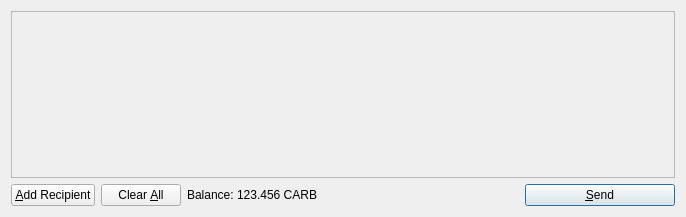
<?xml version="1.0" encoding="UTF-8"?>
<ui version="4.0">
 <class>SendCoinsDialog</class>
 <widget class="QDialog" name="SendCoinsDialog">
  <property name="geometry">
   <rect>
    <x>0</x>
    <y>0</y>
    <width>686</width>
    <height>217</height>
   </rect>
  </property>
  <property name="windowTitle">
   <string>Send Coins</string>
  </property>
  <layout class="QVBoxLayout" name="verticalLayout">
   <item>
    <widget class="QScrollArea" name="scrollArea">
     <property name="widgetResizable">
      <bool>true</bool>
     </property>
     <widget class="QWidget" name="scrollAreaWidgetContents">
      <property name="geometry">
       <rect>
        <x>0</x>
        <y>0</y>
        <width>666</width>
        <height>165</height>
       </rect>
      </property>
      <layout class="QVBoxLayout" name="verticalLayout_2">
       <property name="margin">
        <number>0</number>
       </property>
       <item>
        <layout class="QVBoxLayout" name="entries">
         <property name="spacing">
          <number>6</number>
         </property>
        </layout>
       </item>
       <item>
        <spacer name="verticalSpacer">
         <property name="orientation">
          <enum>Qt::Vertical</enum>
         </property>
         <property name="sizeHint" stdset="0">
          <size>
           <width>20</width>
           <height>40</height>
          </size>
         </property>
        </spacer>
       </item>
      </layout>
     </widget>
    </widget>
   </item>
   <item>
    <layout class="QHBoxLayout" name="horizontalLayout">
     <item>
      <widget class="QPushButton" name="addButton">
       <property name="toolTip">
        <string>Send to multiple recipients at once</string>
       </property>
       <property name="text">
        <string>&amp;Add Recipient</string>
       </property>
       <property name="icon">
        <iconset resource="../bitcoin.qrc">
         <normaloff>:/icons/add</normaloff>:/icons/add</iconset>
       </property>
       <property name="autoDefault">
        <bool>false</bool>
       </property>
      </widget>
     </item>
     <item>
      <widget class="QPushButton" name="clearButton">
       <property name="sizePolicy">
        <sizepolicy hsizetype="Minimum" vsizetype="Fixed">
         <horstretch>0</horstretch>
         <verstretch>0</verstretch>
        </sizepolicy>
       </property>
       <property name="toolTip">
        <string>Remove all transaction fields</string>
       </property>
       <property name="text">
        <string>Clear &amp;All</string>
       </property>
       <property name="icon">
        <iconset resource="../bitcoin.qrc">
         <normaloff>:/icons/remove</normaloff>:/icons/remove</iconset>
       </property>
       <property name="autoRepeatDelay">
        <number>300</number>
       </property>
       <property name="autoDefault">
        <bool>false</bool>
       </property>
      </widget>
     </item>
     <item>
      <layout class="QHBoxLayout" name="horizontalLayout_2">
       <property name="spacing">
        <number>3</number>
       </property>
       <item>
        <widget class="QLabel" name="label">
         <property name="text">
          <string>Balance:</string>
         </property>
        </widget>
       </item>
       <item>
        <widget class="QLabel" name="labelBalance">
         <property name="cursor">
          <cursorShape>IBeamCursor</cursorShape>
         </property>
         <property name="text">
          <string>123.456 CARB</string>
         </property>
         <property name="textInteractionFlags">
          <set>Qt::LinksAccessibleByMouse|Qt::TextSelectableByKeyboard|Qt::TextSelectableByMouse</set>
         </property>
        </widget>
       </item>
      </layout>
     </item>
     <item>
      <spacer name="horizontalSpacer">
       <property name="orientation">
        <enum>Qt::Horizontal</enum>
       </property>
       <property name="sizeHint" stdset="0">
        <size>
         <width>40</width>
         <height>20</height>
        </size>
       </property>
      </spacer>
     </item>
     <item>
      <widget class="QPushButton" name="sendButton">
       <property name="minimumSize">
        <size>
         <width>150</width>
         <height>0</height>
        </size>
       </property>
       <property name="toolTip">
        <string>Confirm the send action</string>
       </property>
       <property name="text">
        <string>&amp;Send</string>
       </property>
       <property name="icon">
        <iconset resource="../bitcoin.qrc">
         <normaloff>:/icons/send</normaloff>:/icons/send</iconset>
       </property>
       <property name="default">
        <bool>true</bool>
       </property>
      </widget>
     </item>
    </layout>
   </item>
  </layout>
 </widget>
 <resources>
  <include location="../bitcoin.qrc"/>
 </resources>
 <connections/>
</ui>
